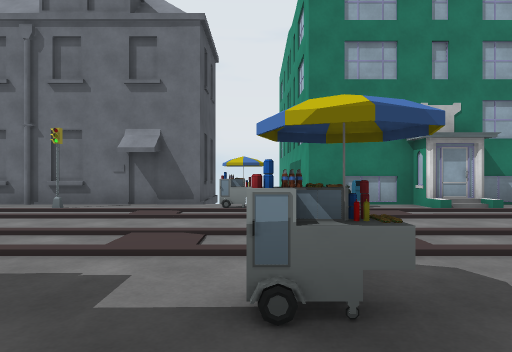
[1] (above)

16 first-person views from a walk through a 3-D level made in the Unity game engine. The camera is 1.2 m above the floor, looks level and sees 75° across. The floor is counted in squares, 2 m on a side. Each view is taken from the middle of a square. On the plan, view 1 faces up. The plan holds only what a view shows up to about 10 squares ahead; the rest is blank. The place goes on beyond the plan. Some animated figures are not drawn. Some surface patterns are stand-ins.

[2]
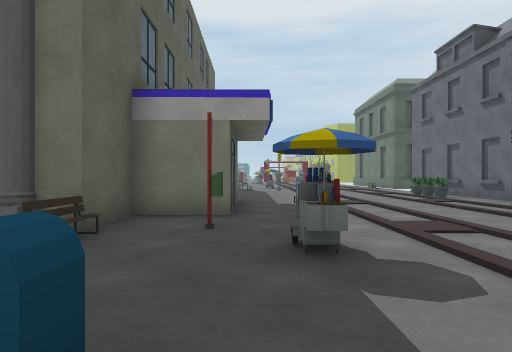

[3]
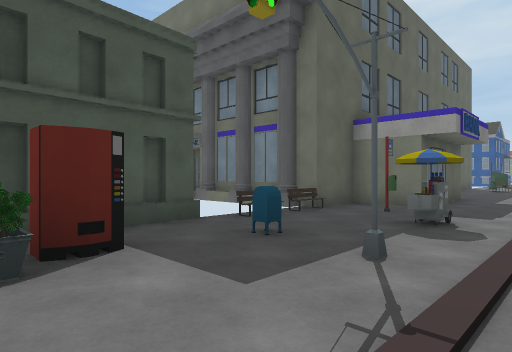

[4]
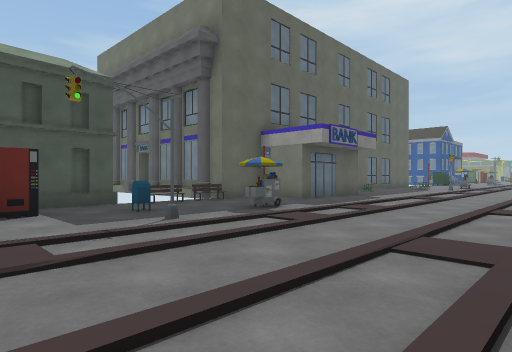

[5]
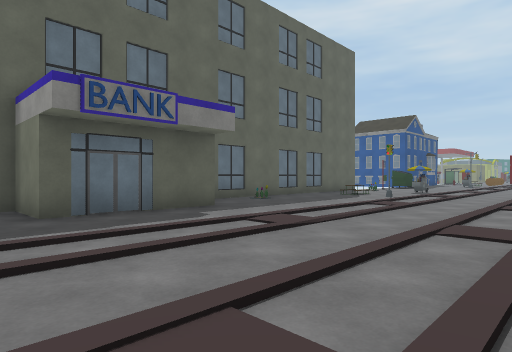

[6]
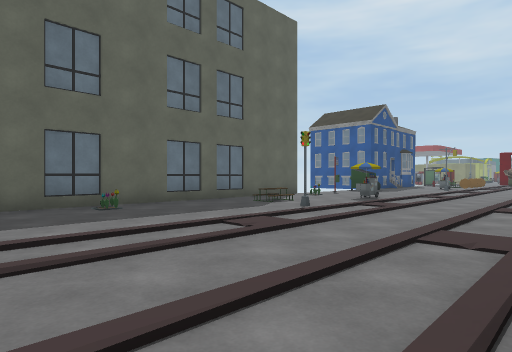

[7]
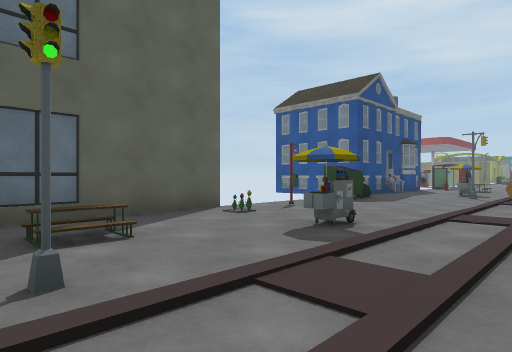

[8]
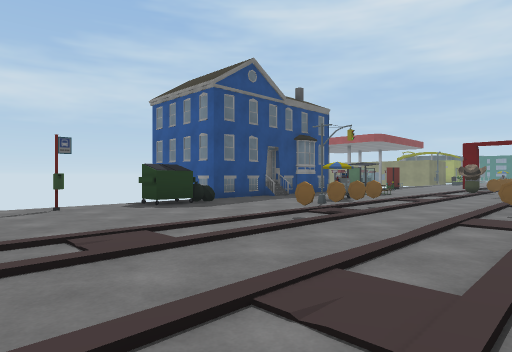

[9]
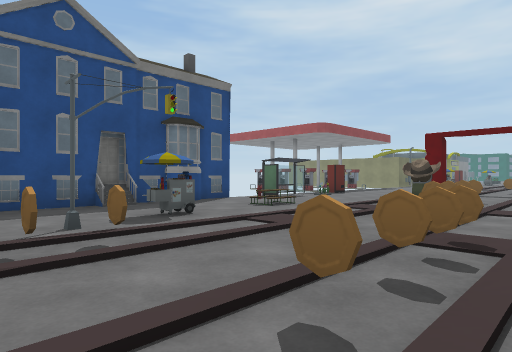

[10]
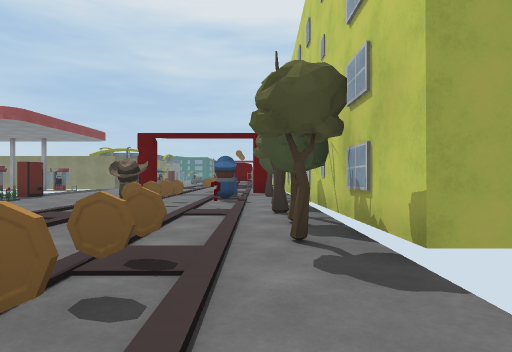

[11]
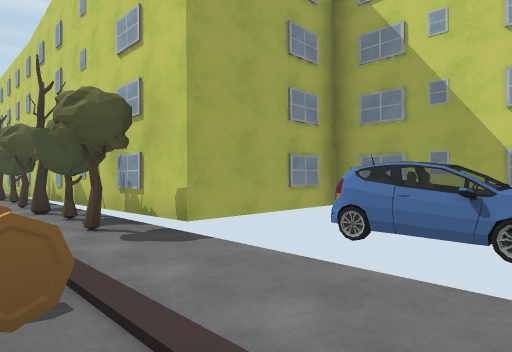

[12]
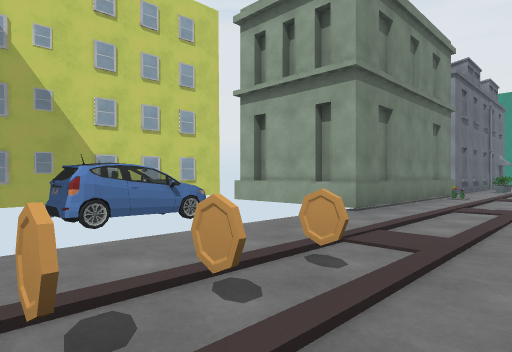

[13]
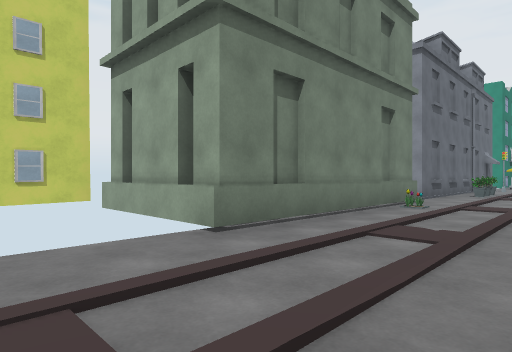

[14]
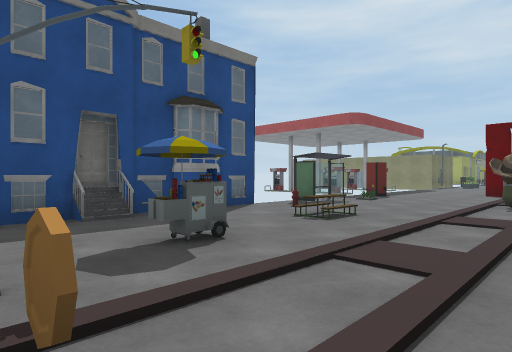

[15]
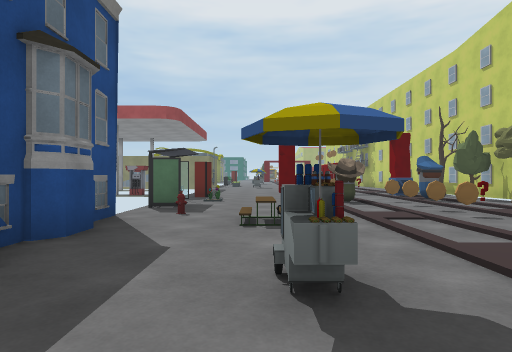

[16]
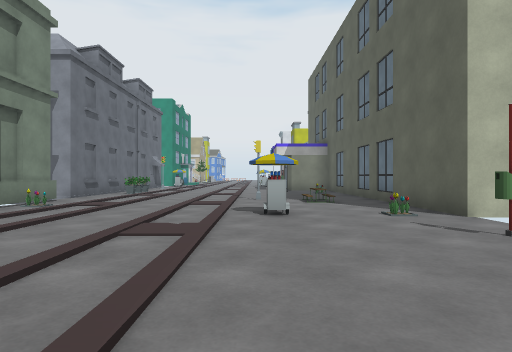

### Floor plan
Key: @ floor where view 1 was taken; # wall or solid block; . floor; / step, stairs or slope; = window, fence, low wall or low ledge; B building; M mailbox; E bench; A machine; C coin; I bin; T tree; H hydrant; R crate; O other object.
Columns run from 30 left of view 1 to 5 right of it. Each row starts with its distance up from view 1.
 10         #####B               B B
  9         #OO  BB              B B
  8 ## ### ##OOO BB     BB BBB BBB B
  7 ..T#..T#......BBBBB#.B#BBBB#B..BBB#B
  6 T..T.T.T..........O...OO......#.O...
  5 R.O.O...CCC.........................
  4 ..CCCC..............................
  3  .O.......CCC.......................
  2 ..........O.........#.........#.OO..
  1 .....E..#..........E.........#......
  0 A.O..H.....OO.#.O.....OO.###..@.M.A
 -1  ..O..##/## I...########## ##E=E.B#
 -2      BBBB BB    #           ### BBB
 -3            B

Where each view was taken, in squares from view 1:
view 1: 0 up, 0 right, facing up
view 2: 1 up, 3 right, facing left
view 3: 3 up, 5 right, facing down-left
view 4: 6 up, 5 right, facing down-left
view 5: 6 up, 1 left, facing down-left
view 6: 6 up, 5 left, facing down-left
view 7: 4 up, 10 left, facing down-left
view 8: 6 up, 14 left, facing down-left
view 9: 6 up, 19 left, facing down-left
view 10: 6 up, 20 left, facing left
view 11: 5 up, 19 left, facing up-left
view 12: 4 up, 22 left, facing up-right
view 13: 4 up, 19 left, facing up-right
view 14: 4 up, 20 left, facing down-left
view 15: 1 up, 20 left, facing left
view 16: 2 up, 19 left, facing right
